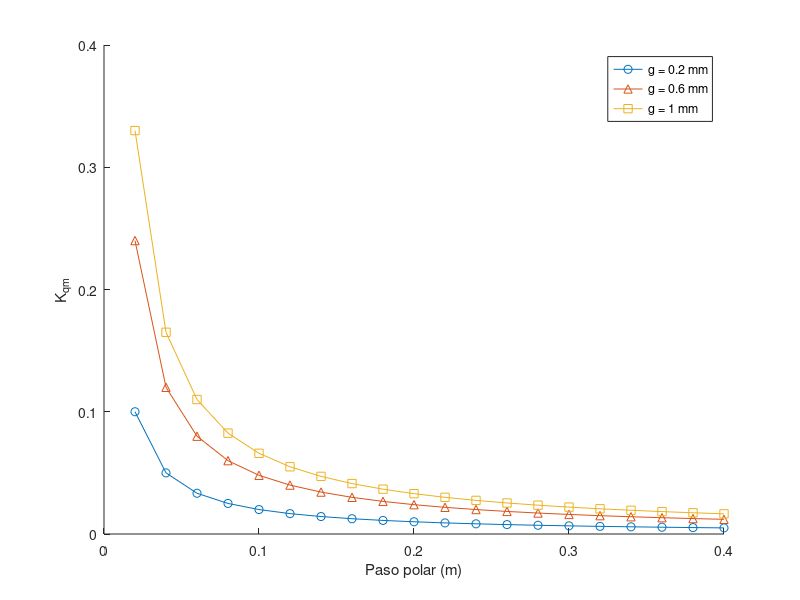
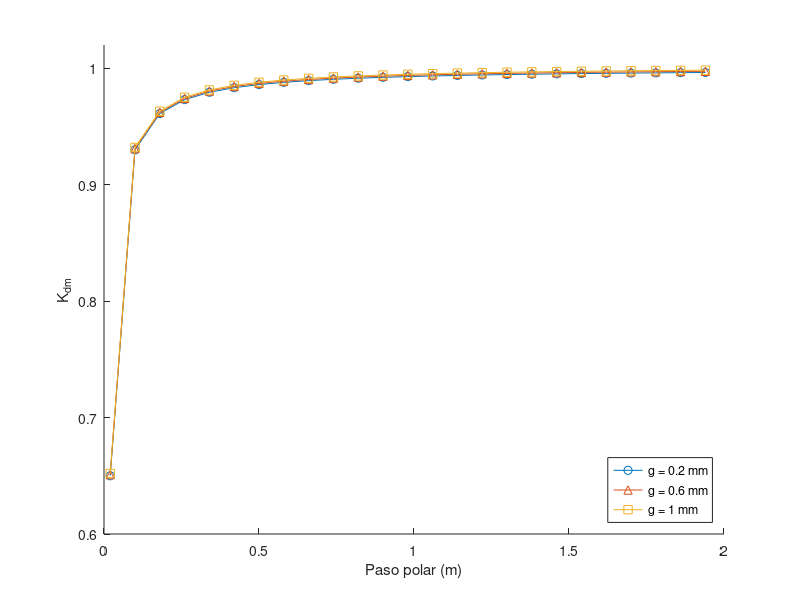

The MATLAB source for these figures, in order:
%% sSaliencyCoefficients
% Author: Daniel F. Daza
% This script is intended to reproduce the saliency coefficient curves as
% shown in Boldea's articles.
clc, clear, close all;
%% Generate data for the direct axis and plot

x = 0.02:0.02:0.4;
kqm1 = 0.1./(x/0.02);
kqm2 = 0.24./(x/0.02);
kqm3 = 0.33./(x/0.02);

figure; hold on;
plot(x, kqm1, 'o-');
plot(x, kqm2, '^-');
plot(x, kqm3, 's-');
ylim([0, 0.4]);
legend('g = 0.2 mm', 'g = 0.6 mm', 'g = 1 mm');
xlabel('Paso polar (m)');
ylabel('K_{qm}');

%% Generate data for the quadrature axis and plot
x = 0.02:0.08:2;
kqm1 = -0.35./(x/0.02) + 1;
kqm2 = -0.35./(x/0.02) + 1.001;
kqm3 = -0.35./(x/0.02) + 1.002;

figure; hold on;
plot(x, kqm1, 'o-');
plot(x, kqm2, '^-');
plot(x, kqm3, 's-');
ylim([0.6, 1.02]);
legend('g = 0.2 mm', 'g = 0.6 mm', 'g = 1 mm', 'Location', 'SouthEast');
xlabel('Paso polar (m)');
ylabel('K_{dm}');